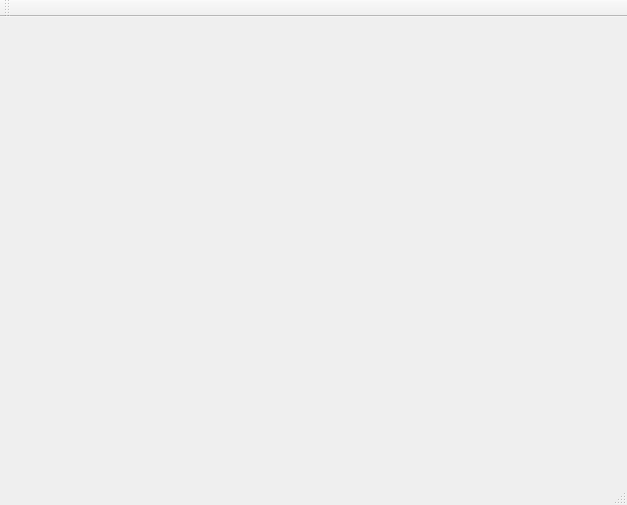
<?xml version="1.0" encoding="UTF-8"?>
<ui version="4.0">
 <class>ApGui</class>
 <widget class="QMainWindow" name="ApGui">
  <property name="geometry">
   <rect>
    <x>0</x>
    <y>0</y>
    <width>627</width>
    <height>505</height>
   </rect>
  </property>
  <property name="windowTitle">
   <string>ApGui</string>
  </property>
  <widget class="QWidget" name="centralWidget"/>
  <widget class="QMenuBar" name="menuBar">
   <property name="geometry">
    <rect>
     <x>0</x>
     <y>0</y>
     <width>627</width>
     <height>25</height>
    </rect>
   </property>
  </widget>
  <widget class="QToolBar" name="mainToolBar">
   <attribute name="toolBarArea">
    <enum>TopToolBarArea</enum>
   </attribute>
   <attribute name="toolBarBreak">
    <bool>false</bool>
   </attribute>
  </widget>
  <widget class="QStatusBar" name="statusBar"/>
 </widget>
 <layoutdefault spacing="6" margin="11"/>
 <resources/>
 <connections/>
</ui>
